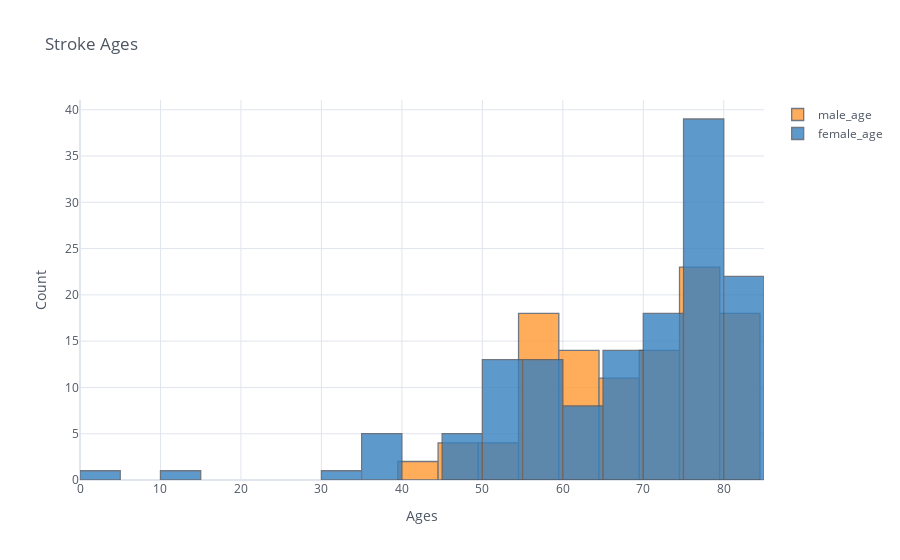

Notebook source saved alongside this figure:
### Code cell
stroke = data.loc[data['stroke']== 1].reset_index()
stroke["male_age"]=stroke[stroke["gender"]=="Male"]["age"]
stroke["female_age"]=stroke[stroke["gender"]=="Female"]["age"]
stroke[["male_age","female_age"]].iplot(kind="histogram", bins=20, theme="white", title="Stroke Ages",
         xTitle='Ages', yTitle='Count')

### Figure 1 — Plotly figure (JSON) as saved in the notebook; plotly's stock layout.template omitted (floating-point values rounded to 4 significant figures; data arrays with more than 128 entries replaced by an {"elided": "..."} marker saying what was removed)
{"data": [{"histfunc": "count", "histnorm": "", "marker": {"color": "rgba(255, 153, 51, 1.0)", "line": {"color": "#4D5663", "width": 1.3}}, "name": "male_age", "nbinsx": 20, "opacity": 0.8, "orientation": "v", "type": "histogram", "x": {"elided": "248 float values"}}, {"histfunc": "count", "histnorm": "", "marker": {"color": "rgba(55, 128, 191, 1.0)", "line": {"color": "#4D5663", "width": 1.3}}, "name": "female_age", "nbinsx": 20, "opacity": 0.8, "orientation": "v", "type": "histogram", "x": {"elided": "248 float values"}}], "layout": {"barmode": "overlay", "legend": {"bgcolor": "#FFFFFF", "font": {"color": "#4D5663"}}, "paper_bgcolor": "#FFFFFF", "plot_bgcolor": "#FFFFFF", "title": {"font": {"color": "#4D5663"}, "text": "Stroke Ages"}, "xaxis": {"gridcolor": "#E1E5ED", "showgrid": true, "tickfont": {"color": "#4D5663"}, "title": {"font": {"color": "#4D5663"}, "text": "Ages"}, "zerolinecolor": "#E1E5ED"}, "yaxis": {"gridcolor": "#E1E5ED", "showgrid": true, "tickfont": {"color": "#4D5663"}, "title": {"font": {"color": "#4D5663"}, "text": "Count"}, "zerolinecolor": "#E1E5ED"}}}
